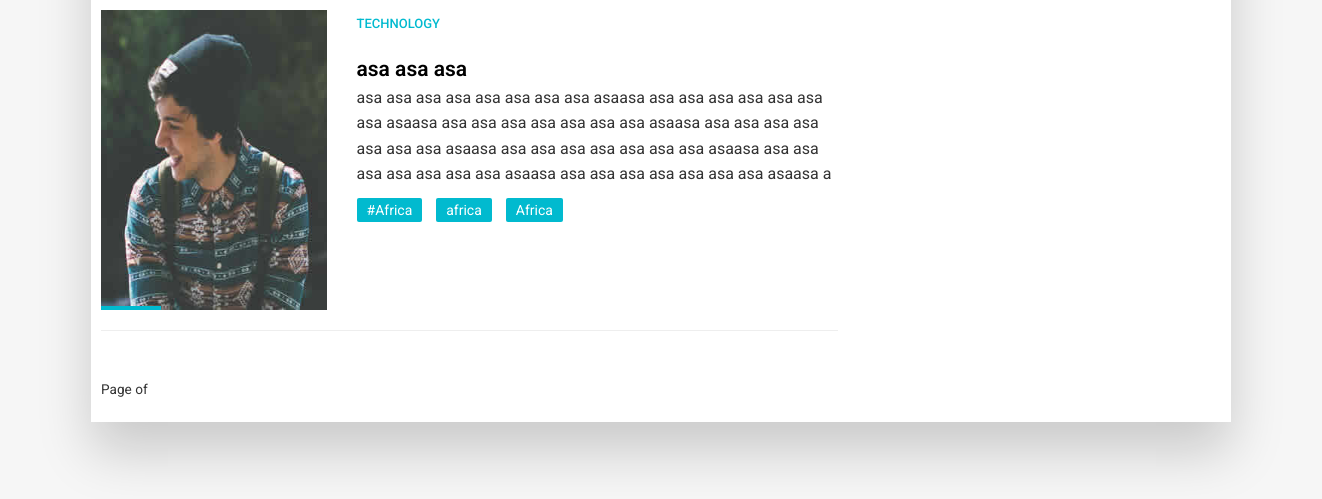
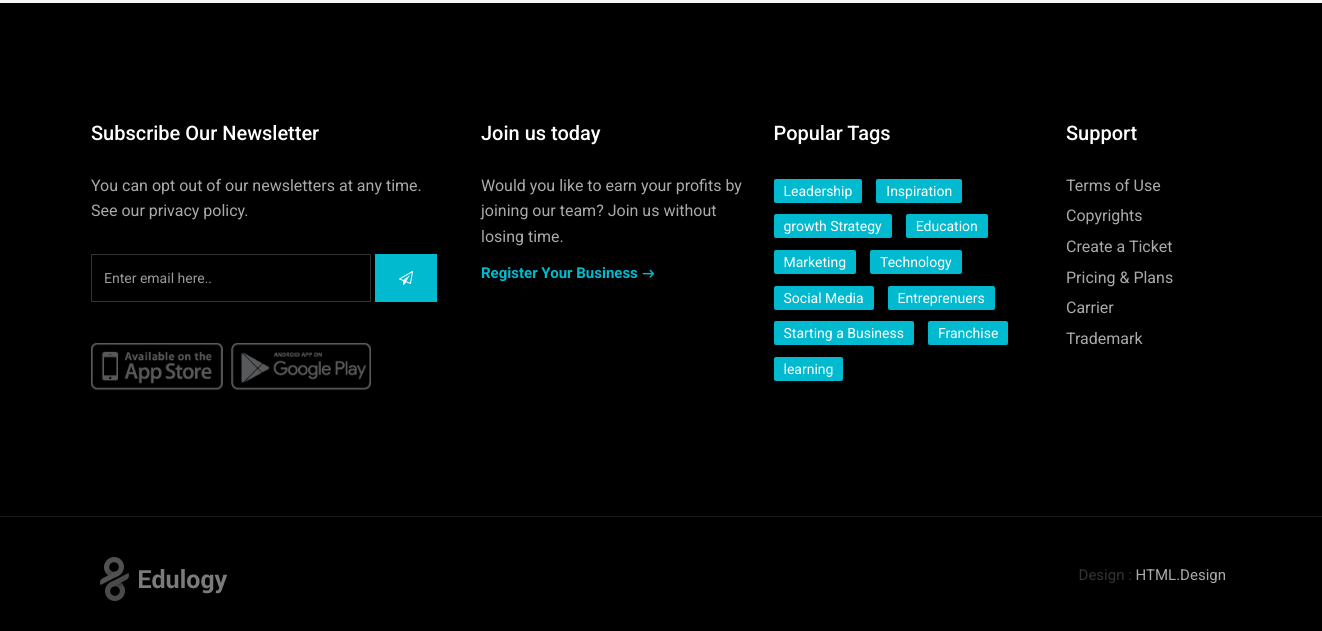
The page /category/Technology/ (lower part) on the database as committed earlier (2 pictures, top to bottom).
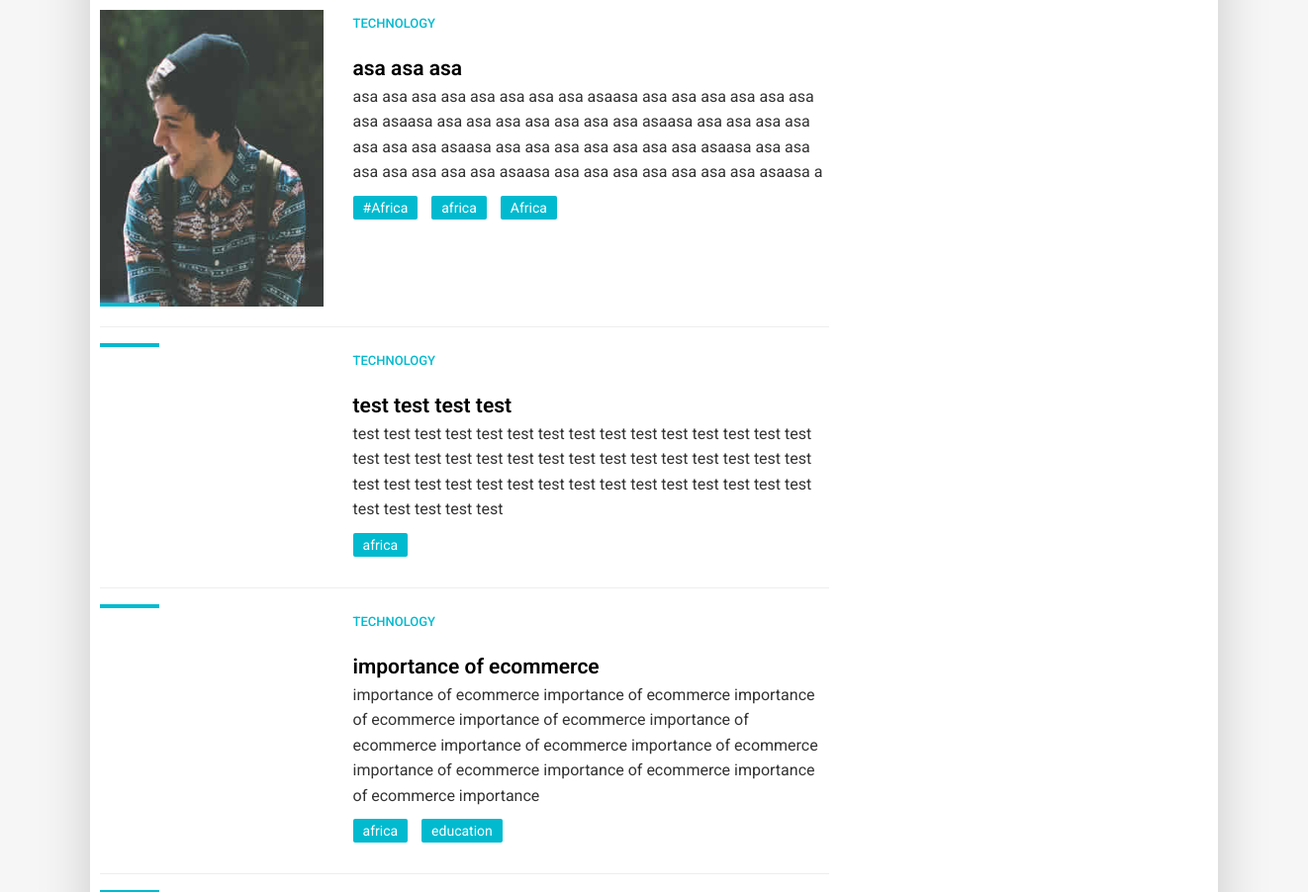
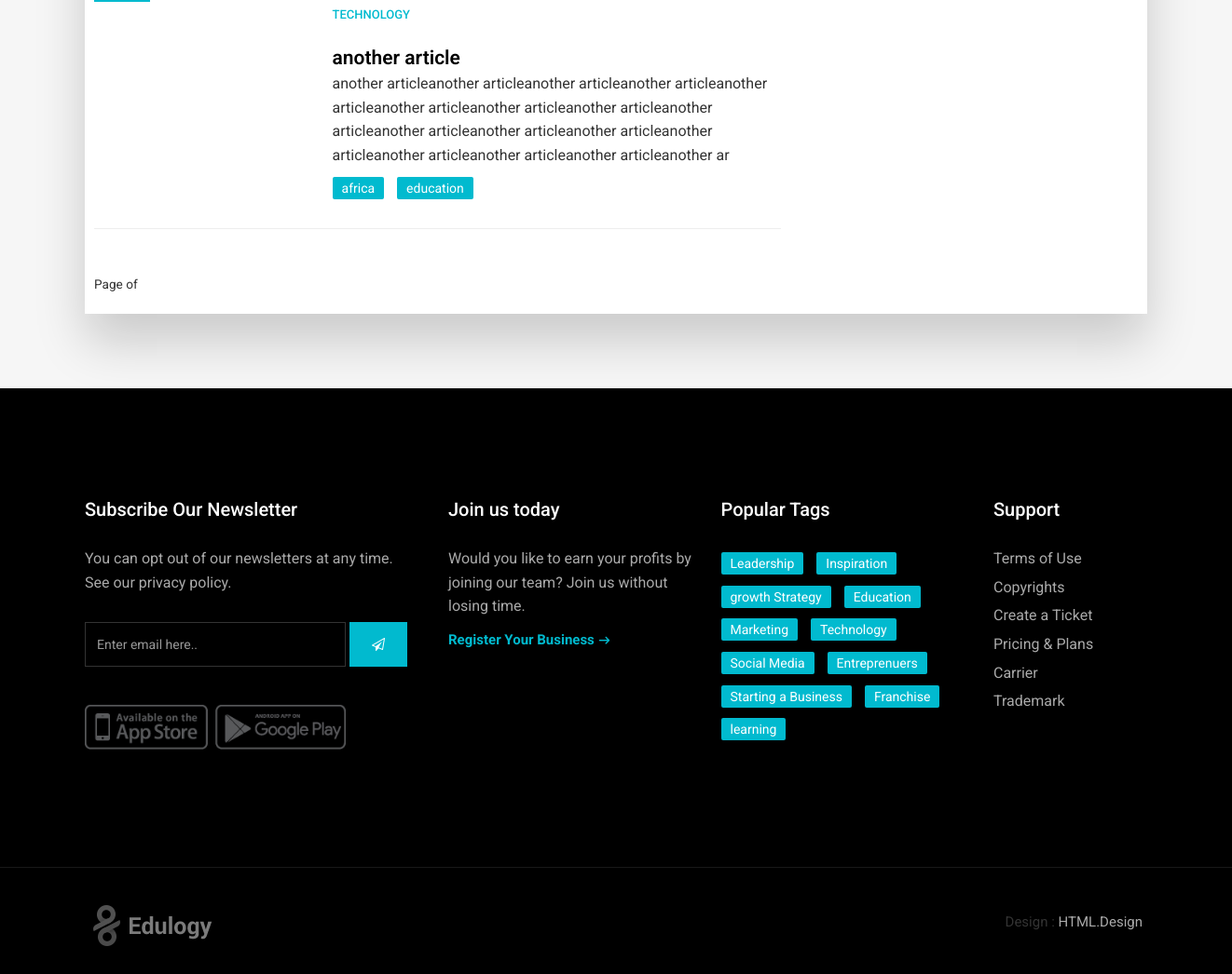
The same page on the database as committed later (2 pictures, top to bottom).
### Article/models.py (models this page shows, shortened)
class Article(models.Model):
    popular = models.CharField(max_length=50, blank=True, choices=(('true','True'),('false','False')))
    category = models.ForeignKey(Category,on_delete=models.CASCADE, default=1,)
    preview_image = models.ImageField(upload_to='upload/',blank=True)
    tags = TaggableManager()
    title = models.CharField(max_length=100)
    slug = models.SlugField(max_length=250, unique=True)
    summary = models.TextField(max_length=250, blank=True)
    title_body1 = models.TextField(max_length=1000, blank=True)
    title_body2 = models.TextField(max_length=1000, blank=True)
    title_body3 = models.TextField(max_length=1000, blank=True)
    sub1 = models.CharField(max_length=200, blank=True)
    sub1_child1 = models.CharField(max_length=500, blank=True)
    sub1_child1_body = models.TextField(max_length=1000, blank=True)
    sub1_child1_image = models.ImageField(upload_to='upload',blank=True)
    sub1_child2 = models.CharField(max_length=500, blank=True)
    sub1_child2_body = models.TextField(max_length=1000, blank=True)
    sub1_child2_image = models.ImageField(upload_to='upload', blank=True)
    sub1_child3 = models.CharField(max_length=500, blank=True)
    sub1_child3_body = models.TextField(max_length=1000, blank=True)
    sub1_child3_image = models.ImageField(upload_to='upload', blank=True)
    sub1_child4 = models.CharField(max_length=500, blank=True)
    sub1_child4_body = models.TextField(max_length=1000, blank=True)
    sub1_child4_image = models.ImageField(upload_to='upload', blank=True)
    sub1_child5 = models.CharField(max_length=500, blank=True)
    sub1_child5_body = models.TextField(max_length=1000, blank=True)
    sub1_child5_image = models.ImageField(upload_to='upload', blank=True)
    blockquote1 = models.TextField(max_length=500, blank=True)
    sub2 = models.CharField(max_length=200, blank=True)
    sub2_child1 = models.CharField(max_length=500, blank=True)
    sub2_child1_body = models.TextField(max_length=1000, blank=True)
    sub2_child1_image = models.ImageField(upload_to='upload', blank=True)
    sub2_child2 = models.CharField(max_length=500, blank=True)
    sub2_child2_body = models.TextField(max_length=1000, blank=True)
    sub2_child2_image = models.ImageField(upload_to='upload', blank=True)
    sub2_child3 = models.CharField(max_length=500, blank=True)
    sub2_child3_body = models.TextField(max_length=1000, blank=True)
    sub2_child3_image = models.ImageField(upload_to='upload', blank=True)
    sub2_child4 = models.CharField(max_length=500, blank=True)
    sub2_child4_body = models.TextField(max_length=1000, blank=True)
    sub2_child4_image = models.ImageField(upload_to='upload', blank=True)
    sub2_child5 = models.CharField(max_length=500, blank=True)
    sub2_child5_body = models.TextField(max_length=1000, blank=True)
    sub2_child5_image = models.ImageField(upload_to='upload', blank=True)
    blockquote2 = models.TextField(max_length=500, blank=True)
    sub3 = models.CharField(max_length=200, blank=True)
    sub3_child1 = models.CharField(max_length=500, blank=True)
    sub3_child1_body = models.TextField(max_length=1000, blank=True)
    sub3_child1_image = models.ImageField(upload_to='upload', blank=True)
    sub3_child2 = models.CharField(max_length=500, blank=True)
    sub3_child2_body = models.TextField(max_length=1000, blank=True)
    sub3_child2_image = models.ImageField(upload_to='upload', blank=True)
    sub3_child3 = models.CharField(max_length=500, blank=True)
    sub3_child3_body = models.TextField(max_length=1000, blank=True)
    sub3_child3_image = models.ImageField(upload_to='upload', blank=True)
    sub3_child4 = models.CharField(max_length=500, blank=True)
    sub3_child4_body = models.TextField(max_length=1000, blank=True)
    sub3_child4_image = models.ImageField(upload_to='upload', blank=True)
    sub3_child5 = models.CharField(max_length=500, blank=True)
    sub3_child5_body = models.TextField(max_length=1000, blank=True)
    sub3_child5_image = models.ImageField(upload_to='upload', blank=True)
    blockquote3 = models.TextField(max_length=500, blank=True)
    sub4 = models.CharField(max_length=200, blank=True)
    sub4_child1 = models.CharField(max_length=500, blank=True)
    sub4_child1_body = models.TextField(max_length=1000, blank=True)
    sub4_child1_image = models.ImageField(upload_to='upload', blank=True)
    sub4_child2 = models.CharField(max_length=500, blank=True)
    sub4_child2_body = models.TextField(max_length=1000, blank=True)
    sub4_child2_image = models.ImageField(upload_to='upload', blank=True)
    sub4_child3 = models.CharField(max_length=500, blank=True)
    sub4_child3_body = models.TextField(max_length=1000, blank=True)
    sub4_child3_image = models.ImageField(upload_to='upload', blank=True)
    sub4_child4 = models.CharField(max_length=500, blank=True)
    sub4_child4_body = models.TextField(max_length=1000, blank=True)
    sub4_child4_image = models.ImageField(upload_to='upload', blank=True)
    sub4_child5 = models.CharField(max_length=500, blank=True)
    sub4_child5_body = models.TextField(max_length=1000, blank=True)
    sub4_child5_image = models.ImageField(upload_to='upload', blank=True)
    blockquote4 = models.TextField(max_length=500, blank=True)
    sub5 = models.CharField(max_length=200, blank=True)
    sub5_child1 = models.CharField(max_length=500, blank=True)
    sub5_child1_body = models.TextField(max_length=1000, blank=True)
    sub5_child1_image = models.ImageField(upload_to='upload', blank=True)
    sub5_child2 = models.CharField(max_length=500, blank=True)
    sub5_child2_body = models.TextField(max_length=1000, blank=True)
    sub5_child2_image = models.ImageField(upload_to='upload', blank=True)
    sub5_child3 = models.CharField(max_length=500, blank=True)
    sub5_child3_body = models.TextField(max_length=1000, blank=True)
    sub5_child3_image = models.ImageField(upload_to='upload', blank=True)
    sub5_child4 = models.CharField(max_length=500, blank=True)
    sub5_child4_body = models.TextField(max_length=1000, blank=True)
    sub5_child4_image = models.ImageField(upload_to='upload', blank=True)
    sub5_child5 = models.CharField(max_length=500, blank=True)
    sub5_child5_body = models.TextField(max_length=1000, blank=True)
    sub5_child5_image = models.ImageField(upload_to='upload', blank=True)
    blockquote5 = models.TextField(max_length=500, blank=True)
    pub_date = models.DateTimeField(auto_now_add=True)

class Category(models.Model):
    name = models.CharField(max_length=250, blank=True)
    slug = models.SlugField(max_length=250)
    class Meta:
        ordering =['name']
        verbose_name = 'category'

### Article/views.py (the view)
# urls.py: path('category/<str:category_slug>/', views.list_of_articles_by_category, name='category_list'),
def list_of_articles_by_category(request, category_slug):
    instance = Article.objects.all()
    categories = Category.objects.all()
    if category_slug:
        category = get_object_or_404(Category, slug=category_slug)
        instance = instance.filter(category=category)
    context = {
        'categories':categories,
        'instance':instance,
        'category':category
               }
    return render(request, 'blog/category_list.html',context)

### templates/blog/category_list.html (shortened to what this page needs)
{% extends 'base.html' %}
{% load static %}
{% load thumbnail %}
{% block content %}
        <section class="section gb nopadtop">
            <div class="container">
                <div class="boxed">
                    <div class="row">
                        <div class="col-md-8">
                               {% if instance %}
                                {% for Article in instance %}
                            <div class="row">
                            <div class="col-md-4 hidden-sm hidden-xs">
                              <div class="image-wrap entry">
                                  {% thumbnail Article.preview_image "250x250" crop="center" as im %}
                                <img src="{{ im.url }}" width="{{ im.width }}" height="{{ im.height }}">
                                {% endthumbnail %}
                              </div>
                            </div>
                            <div class="col-md-8">
                                <div class="blog-wrapper clearfix">
                                            <div class="blog-meta">
                                                <small><a href="#">{{ category.name }}</a></small>
                                            </div>
                                            <div class="blog-desc-big">
                                                   <h1></h1> <a href="{% url 'detail' Article.id %}" class="lead">{{ Article.title}}</a></h1>
                                                    <p>
                                                    {{ Article.summary }}
                                                    </p>
                                                 {% if Article.tags %}
                                        <div class="tags-widget">
                                            <ul class="list-inline">
                                                {% for tag in Article.tags.all %}
                                    <li><a href="{% url 'tagged' tag.slug%}">{{ tag.name}}</a></li>
                                    {% endfor %}
                                            </ul>
                                        </div>
                                        {% endif %}
                                            </div>
                                        </div>
                            </div>
                                </div><hr>
                               {% endfor %}
                               {% endif %}
                            <div class="row">
                                <div class="col-md-12">
                                </div>
                            </div>
                            <p><small>Page {{ instance.number }} of {{ instance.paginator.num_pages }}</small></p>
                        </div>
                        <div class="sidebar col-md-4">
                        </div>
                    </div>
                </div>
            </div>
        </section>
{% endblock %}

### templates/base.html (shortened to what this page needs)
{% load static %}
<!doctype html>
 <html class="no-js " lang="en">
<head>
	<link rel="stylesheet" href="{% static 'css/bootstrap.min.css' %}">
    <link rel="stylesheet" href="{% static 'css/font-awesome.min.css' %}">
    <link rel="stylesheet" href="{% static 'css/carousel.css' %}">
    <link rel="stylesheet" href="{% static 'css/animate.css' %}">
    <link rel="stylesheet" href="{% static 'style.css' %}">
</head>
<body>
        {% block content %}
        {% endblock %}
        <footer class="section footer noover">
            <div class="container">
                <div class="row">
                    <div class="col-lg-4 col-md-4">
                        <div class="widget clearfix">
                            <h3 class="widget-title">Subscribe Our Newsletter</h3>
                            <div class="newsletter-widget">
                                <p>You can opt out of our newsletters at any time.<br> See our <a href="#">privacy policy</a>.</p>
                                <form class="form-inline" role="search">
                                    <div class="form-1">
                                        <input type="text" class="form-control" placeholder="Enter email here..">
                                        <button type="submit" class="btn btn-primary"><i class="fa fa-paper-plane-o"></i></button>
                                    </div>
                                </form>
                                <img src="images/payments.png" alt="" class="img-responsive">
                            </div>
                        </div>
                    </div>
                    <div class="col-lg-3 col-md-3">
                        <div class="widget clearfix">
                            <h3 class="widget-title">Join us today</h3>
                            <p>Would you like to earn your profits by joining our team? Join us without losing time.</p>
                            <a href="{% url 'listing_home' %}" class="readmore">Register Your Business</a>
                        </div>
                    </div>
                    <div class="col-lg-3 col-md-3">
                        <div class="widget clearfix">
                            <h3 class="widget-title">Popular Tags</h3>
                            <div class="tags-widget">
                                <ul class="list-inline">
                                    <li><a href="#">Leadership</a></li>
                                    <li><a href="#">Inspiration</a></li>
                                    <li><a href="#">growth Strategy</a></li>
                                    <li><a href="#">Education</a></li>
                                    <li><a href="#">Marketing</a></li>
                                    <li><a href="#">Technology</a></li>
                                    <li><a href="#">Social Media</a></li>
                                    <li><a href="#">Entreprenuers</a></li>
                                    <li><a href="#">Starting a Business</a></li>
                                    <li><a href="#">Franchise</a></li>
                                    <li><a href="#">learning</a></li>
                                </ul>
                            </div>
                        </div>
                    </div>
                    <div class="col-lg-2 col-md-2">
                        <div class="widget clearfix">
                            <h3 class="widget-title">Support</h3>
                            <div class="list-widget">
                                <ul>
                                    <li><a href="#">Terms of Use</a></li>
                                    <li><a href="#">Copyrights</a></li>
                                    <li><a href="#">Create a Ticket</a></li>
                                    <li><a href="#">Pricing & Plans</a></li>
                                    <li><a href="#">Carrier</a></li>
                                    <li><a href="#">Trademark</a></li>
                                </ul>
                            </div>
                        </div>
                    </div>
                </div>
            </div>
        </footer>
        <div class="copyrights">
            <div class="container">
                <div class="clearfix">
                    <div class="pull-left">
                        <div class="cop-logo">
                            <a href="#"><img src="images/logo.png" alt=""></a>
                        </div>
                    </div>
                    <div class="pull-right">
                        <div class="footer-links">
                            <ul class="list-inline">
                                <li>Design : <a href="https://html.design">HTML.Design</a></li>
                            </ul>
                        </div>
                    </div>
                </div>
            </div>
        </div>
</body>
</html>

Rows that differ between the two databases and show on the page:
added Article: {{ category.name }} "TECHNOLOGY", title "test test test test", summary "test test test test test test test test test test test test test test test test test test test test test test test test test test test test test test test test test test test test test test test test test test test test test test test test test test", Tag (name "africa")
added Article: {{ category.name }} "TECHNOLOGY", title "importance of ecommerce", summary "importance of ecommerce importance of ecommerce importance of ecommerce importance of ecommerce importance of ecommerce importance of ecommerce importance of ecommerce importance of ecommerce importance of ecommerce importance of ecommerce importance", Tag (name "africa")
added Tag: name "education"
added Article: {{ category.name }} "TECHNOLOGY", title "another article", summary "another articleanother articleanother articleanother articleanother articleanother articleanother articleanother articleanother articleanother articleanother articleanother articleanother articleanother articleanother articleanother articleanother ar", Tag (name "africa")
